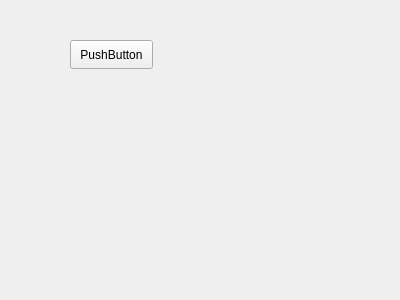
<?xml version="1.0" encoding="UTF-8"?>
<ui version="4.0">
 <class>result_chart_form</class>
 <widget class="QWidget" name="result_chart_form">
  <property name="geometry">
   <rect>
    <x>0</x>
    <y>0</y>
    <width>400</width>
    <height>300</height>
   </rect>
  </property>
  <property name="windowTitle">
   <string>Form</string>
  </property>
  <widget class="QPushButton" name="pushButton">
   <property name="geometry">
    <rect>
     <x>70</x>
     <y>40</y>
     <width>83</width>
     <height>29</height>
    </rect>
   </property>
   <property name="text">
    <string>PushButton</string>
   </property>
  </widget>
 </widget>
 <resources/>
 <connections/>
</ui>
